Frame 1 (no input): blank canvas, image omitted
Frame 60 (the mouse pressed at the canvas centre just before this capture): blank canvas, image omitted
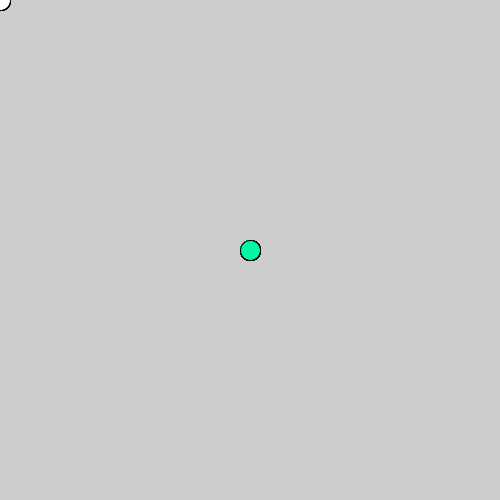
Frame 120 (the mouse held since frame 60 and released just before this capture)

The Processing sketch whose frames 1 and 60 were blank and that drew this single picture after the mouse press (run headless with seeded random() and noise(); from frame 60 on, the mouse is pressed at the canvas centre):

// Processing sketch: timing_example1
// ── timing_example1.pde
//color c = color(0);
//int waitTime = 2000;
//
//void setup() {
//  size(350, 200);
//  textSize(50);
//  textAlign(CENTER);
//}
//
//
//
//void draw() {
//  background (c);
//  if (millis()%waitTime ==0) {
//    c = color(random(255), random(255), random(255));
//  }
//  text(millis()/1000.0, width/2, height/2);
//}

int oldTime=0;
int currentTime=0;
int timeChange;

void setup() {
  size(500,500);
}

void draw() {
    ellipse(mouseX,mouseY, 20,20);
  currentTime = millis();
  timeChange = currentTime-oldTime;
//  background(0);
  if (timeChange >=2000){
  fill(0,250,random(255));

  oldTime = currentTime;
  }
}
